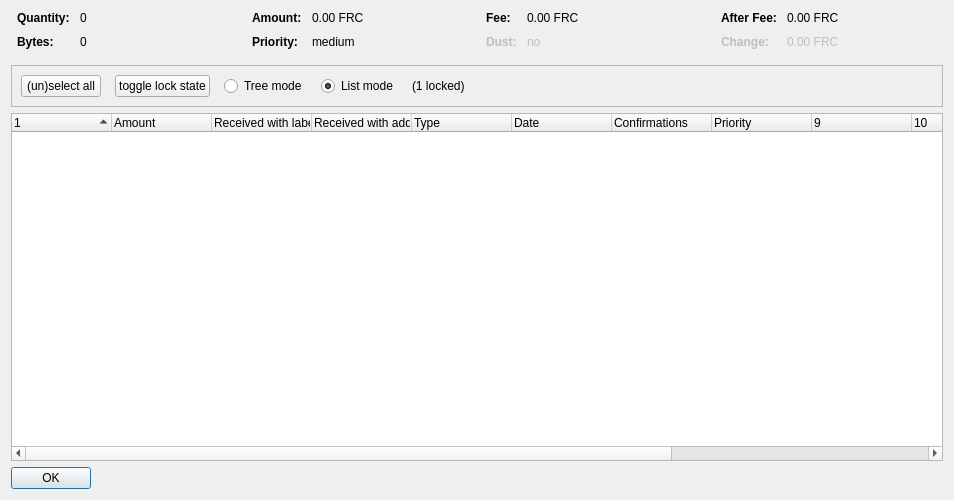
<?xml version="1.0" encoding="UTF-8"?>
<ui version="4.0">
 <class>CoinControlDialog</class>
 <widget class="QDialog" name="CoinControlDialog">
  <property name="geometry">
   <rect>
    <x>0</x>
    <y>0</y>
    <width>954</width>
    <height>500</height>
   </rect>
  </property>
  <property name="windowTitle">
   <string>Coin Selection</string>
  </property>
  <layout class="QVBoxLayout" name="verticalLayout">
   <item>
    <layout class="QHBoxLayout" name="horizontalLayoutTop" stretch="0,0,0,0">
     <property name="topMargin">
      <number>0</number>
     </property>
     <property name="bottomMargin">
      <number>10</number>
     </property>
     <item>
      <layout class="QFormLayout" name="formLayoutCoinControl1">
       <property name="horizontalSpacing">
        <number>10</number>
       </property>
       <property name="verticalSpacing">
        <number>10</number>
       </property>
       <property name="leftMargin">
        <number>6</number>
       </property>
       <property name="rightMargin">
        <number>6</number>
       </property>
       <item row="0" column="0">
        <widget class="QLabel" name="labelCoinControlQuantityText">
         <property name="font">
          <font>
           <weight>75</weight>
           <bold>true</bold>
          </font>
         </property>
         <property name="text">
          <string>Quantity:</string>
         </property>
        </widget>
       </item>
       <item row="0" column="1">
        <widget class="QLabel" name="labelCoinControlQuantity">
         <property name="cursor">
          <cursorShape>IBeamCursor</cursorShape>
         </property>
         <property name="contextMenuPolicy">
          <enum>Qt::ActionsContextMenu</enum>
         </property>
         <property name="text">
          <string notr="true">0</string>
         </property>
         <property name="textInteractionFlags">
          <set>Qt::LinksAccessibleByMouse|Qt::TextSelectableByKeyboard|Qt::TextSelectableByMouse</set>
         </property>
        </widget>
       </item>
       <item row="1" column="0">
        <widget class="QLabel" name="labelCoinControlBytesText">
         <property name="font">
          <font>
           <weight>75</weight>
           <bold>true</bold>
          </font>
         </property>
         <property name="text">
          <string>Bytes:</string>
         </property>
        </widget>
       </item>
       <item row="1" column="1">
        <widget class="QLabel" name="labelCoinControlBytes">
         <property name="cursor">
          <cursorShape>IBeamCursor</cursorShape>
         </property>
         <property name="contextMenuPolicy">
          <enum>Qt::ActionsContextMenu</enum>
         </property>
         <property name="text">
          <string notr="true">0</string>
         </property>
         <property name="textInteractionFlags">
          <set>Qt::LinksAccessibleByMouse|Qt::TextSelectableByKeyboard|Qt::TextSelectableByMouse</set>
         </property>
        </widget>
       </item>
      </layout>
     </item>
     <item>
      <layout class="QFormLayout" name="formLayoutCoinControl2">
       <property name="horizontalSpacing">
        <number>10</number>
       </property>
       <property name="verticalSpacing">
        <number>10</number>
       </property>
       <property name="leftMargin">
        <number>6</number>
       </property>
       <property name="rightMargin">
        <number>6</number>
       </property>
       <item row="0" column="0">
        <widget class="QLabel" name="labelCoinControlAmountText">
         <property name="font">
          <font>
           <weight>75</weight>
           <bold>true</bold>
          </font>
         </property>
         <property name="text">
          <string>Amount:</string>
         </property>
        </widget>
       </item>
       <item row="0" column="1">
        <widget class="QLabel" name="labelCoinControlAmount">
         <property name="cursor">
          <cursorShape>IBeamCursor</cursorShape>
         </property>
         <property name="contextMenuPolicy">
          <enum>Qt::ActionsContextMenu</enum>
         </property>
         <property name="text">
          <string notr="true">0.00 FRC</string>
         </property>
         <property name="textInteractionFlags">
          <set>Qt::LinksAccessibleByMouse|Qt::TextSelectableByKeyboard|Qt::TextSelectableByMouse</set>
         </property>
        </widget>
       </item>
       <item row="1" column="0">
        <widget class="QLabel" name="labelCoinControlPriorityText">
         <property name="font">
          <font>
           <weight>75</weight>
           <bold>true</bold>
          </font>
         </property>
         <property name="text">
          <string>Priority:</string>
         </property>
        </widget>
       </item>
       <item row="1" column="1">
        <widget class="QLabel" name="labelCoinControlPriority">
         <property name="cursor">
          <cursorShape>IBeamCursor</cursorShape>
         </property>
         <property name="contextMenuPolicy">
          <enum>Qt::ActionsContextMenu</enum>
         </property>
         <property name="text">
          <string>medium</string>
         </property>
         <property name="textInteractionFlags">
          <set>Qt::LinksAccessibleByMouse|Qt::TextSelectableByKeyboard|Qt::TextSelectableByMouse</set>
         </property>
        </widget>
       </item>
      </layout>
     </item>
     <item>
      <layout class="QFormLayout" name="formLayoutCoinControl3">
       <property name="horizontalSpacing">
        <number>10</number>
       </property>
       <property name="verticalSpacing">
        <number>10</number>
       </property>
       <property name="leftMargin">
        <number>6</number>
       </property>
       <property name="rightMargin">
        <number>6</number>
       </property>
       <item row="0" column="0">
        <widget class="QLabel" name="labelCoinControlFeeText">
         <property name="font">
          <font>
           <weight>75</weight>
           <bold>true</bold>
          </font>
         </property>
         <property name="text">
          <string>Fee:</string>
         </property>
        </widget>
       </item>
       <item row="0" column="1">
        <widget class="QLabel" name="labelCoinControlFee">
         <property name="cursor">
          <cursorShape>IBeamCursor</cursorShape>
         </property>
         <property name="contextMenuPolicy">
          <enum>Qt::ActionsContextMenu</enum>
         </property>
         <property name="text">
          <string notr="true">0.00 FRC</string>
         </property>
         <property name="textInteractionFlags">
          <set>Qt::LinksAccessibleByMouse|Qt::TextSelectableByKeyboard|Qt::TextSelectableByMouse</set>
         </property>
        </widget>
       </item>
       <item row="1" column="0">
        <widget class="QLabel" name="labelCoinControlLowOutputText">
         <property name="enabled">
          <bool>false</bool>
         </property>
         <property name="font">
          <font>
           <weight>75</weight>
           <bold>true</bold>
          </font>
         </property>
         <property name="text">
          <string>Dust:</string>
         </property>
        </widget>
       </item>
       <item row="1" column="1">
        <widget class="QLabel" name="labelCoinControlLowOutput">
         <property name="enabled">
          <bool>false</bool>
         </property>
         <property name="cursor">
          <cursorShape>IBeamCursor</cursorShape>
         </property>
         <property name="contextMenuPolicy">
          <enum>Qt::ActionsContextMenu</enum>
         </property>
         <property name="text">
          <string>no</string>
         </property>
         <property name="textInteractionFlags">
          <set>Qt::LinksAccessibleByMouse|Qt::TextSelectableByKeyboard|Qt::TextSelectableByMouse</set>
         </property>
        </widget>
       </item>
      </layout>
     </item>
     <item>
      <layout class="QFormLayout" name="formLayoutCoinControl4">
       <property name="horizontalSpacing">
        <number>10</number>
       </property>
       <property name="verticalSpacing">
        <number>10</number>
       </property>
       <property name="leftMargin">
        <number>6</number>
       </property>
       <property name="rightMargin">
        <number>6</number>
       </property>
       <item row="0" column="0">
        <widget class="QLabel" name="labelCoinControlAfterFeeText">
         <property name="font">
          <font>
           <weight>75</weight>
           <bold>true</bold>
          </font>
         </property>
         <property name="text">
          <string>After Fee:</string>
         </property>
        </widget>
       </item>
       <item row="0" column="1">
        <widget class="QLabel" name="labelCoinControlAfterFee">
         <property name="cursor">
          <cursorShape>IBeamCursor</cursorShape>
         </property>
         <property name="contextMenuPolicy">
          <enum>Qt::ActionsContextMenu</enum>
         </property>
         <property name="text">
          <string notr="true">0.00 FRC</string>
         </property>
         <property name="textInteractionFlags">
          <set>Qt::LinksAccessibleByMouse|Qt::TextSelectableByKeyboard|Qt::TextSelectableByMouse</set>
         </property>
        </widget>
       </item>
       <item row="1" column="0">
        <widget class="QLabel" name="labelCoinControlChangeText">
         <property name="enabled">
          <bool>false</bool>
         </property>
         <property name="font">
          <font>
           <weight>75</weight>
           <bold>true</bold>
          </font>
         </property>
         <property name="text">
          <string>Change:</string>
         </property>
        </widget>
       </item>
       <item row="1" column="1">
        <widget class="QLabel" name="labelCoinControlChange">
         <property name="enabled">
          <bool>false</bool>
         </property>
         <property name="cursor">
          <cursorShape>IBeamCursor</cursorShape>
         </property>
         <property name="contextMenuPolicy">
          <enum>Qt::ActionsContextMenu</enum>
         </property>
         <property name="text">
          <string notr="true">0.00 FRC</string>
         </property>
         <property name="textInteractionFlags">
          <set>Qt::LinksAccessibleByMouse|Qt::TextSelectableByKeyboard|Qt::TextSelectableByMouse</set>
         </property>
        </widget>
       </item>
      </layout>
     </item>
    </layout>
   </item>
   <item>
    <widget class="QFrame" name="frame">
     <property name="minimumSize">
      <size>
       <width>0</width>
       <height>40</height>
      </size>
     </property>
     <property name="frameShape">
      <enum>QFrame::StyledPanel</enum>
     </property>
     <property name="frameShadow">
      <enum>QFrame::Sunken</enum>
     </property>
     <layout class="QHBoxLayout" name="horizontalLayout">
      <item>
       <layout class="QHBoxLayout" name="horizontalLayoutPanel" stretch="0,0,0,0,0,0">
        <property name="spacing">
         <number>14</number>
        </property>
        <item>
         <widget class="QPushButton" name="pushButtonSelectAll">
          <property name="sizePolicy">
           <sizepolicy hsizetype="Maximum" vsizetype="Fixed">
            <horstretch>0</horstretch>
            <verstretch>0</verstretch>
           </sizepolicy>
          </property>
          <property name="text">
           <string>(un)select all</string>
          </property>
          <property name="autoDefault">
           <bool>false</bool>
          </property>
         </widget>
        </item>
        <item>
         <widget class="QPushButton" name="pushButtonToggleLock">
          <property name="sizePolicy">
           <sizepolicy hsizetype="Maximum" vsizetype="Fixed">
            <horstretch>0</horstretch>
            <verstretch>0</verstretch>
           </sizepolicy>
          </property>
          <property name="text">
           <string>toggle lock state</string>
          </property>
          <property name="autoDefault">
           <bool>false</bool>
          </property>
         </widget>
        </item>
        <item>
         <widget class="QRadioButton" name="radioTreeMode">
          <property name="sizePolicy">
           <sizepolicy hsizetype="Maximum" vsizetype="Fixed">
            <horstretch>0</horstretch>
            <verstretch>0</verstretch>
           </sizepolicy>
          </property>
          <property name="text">
           <string>Tree mode</string>
          </property>
         </widget>
        </item>
        <item>
         <widget class="QRadioButton" name="radioListMode">
          <property name="sizePolicy">
           <sizepolicy hsizetype="Maximum" vsizetype="Fixed">
            <horstretch>0</horstretch>
            <verstretch>0</verstretch>
           </sizepolicy>
          </property>
          <property name="text">
           <string>List mode</string>
          </property>
          <property name="checked">
           <bool>true</bool>
          </property>
         </widget>
        </item>
        <item>
         <widget class="QLabel" name="labelLocked">
          <property name="text">
           <string>(1 locked)</string>
          </property>
         </widget>
        </item>
        <item>
         <spacer name="horizontalSpacer">
          <property name="orientation">
           <enum>Qt::Horizontal</enum>
          </property>
          <property name="sizeHint" stdset="0">
           <size>
            <width>40</width>
            <height>20</height>
           </size>
          </property>
         </spacer>
        </item>
       </layout>
      </item>
     </layout>
    </widget>
   </item>
   <item>
    <widget class="CoinControlTreeWidget" name="treeWidget">
     <property name="contextMenuPolicy">
      <enum>Qt::CustomContextMenu</enum>
     </property>
     <property name="sortingEnabled">
      <bool>false</bool>
     </property>
     <property name="columnCount">
      <number>13</number>
     </property>
     <attribute name="headerShowSortIndicator" stdset="0">
      <bool>true</bool>
     </attribute>
     <attribute name="headerStretchLastSection">
      <bool>false</bool>
     </attribute>
     <column>
      <property name="text">
       <string/>
      </property>
     </column>
     <column>
      <property name="text">
       <string>Amount</string>
      </property>
     </column>
     <column>
      <property name="text">
       <string>Received with label</string>
      </property>
     </column>
     <column>
      <property name="text">
       <string>Received with address</string>
      </property>
     </column>
     <column>
      <property name="text">
       <string>Type</string>
      </property>
     </column>
     <column>
      <property name="text">
       <string>Date</string>
      </property>
     </column>
     <column>
      <property name="text">
       <string>Confirmations</string>
      </property>
      <property name="toolTip">
       <string>Confirmed</string>
      </property>
     </column>
     <column>
      <property name="text">
       <string>Priority</string>
      </property>
     </column>
     <column>
      <property name="text">
       <string/>
      </property>
     </column>
     <column>
      <property name="text">
       <string/>
      </property>
     </column>
     <column>
      <property name="text">
       <string/>
      </property>
     </column>
     <column>
      <property name="text">
       <string/>
      </property>
     </column>
     <column>
      <property name="text">
       <string/>
      </property>
     </column>
    </widget>
   </item>
   <item>
    <widget class="QDialogButtonBox" name="buttonBox">
     <property name="sizePolicy">
      <sizepolicy hsizetype="Maximum" vsizetype="Fixed">
       <horstretch>0</horstretch>
       <verstretch>0</verstretch>
      </sizepolicy>
     </property>
     <property name="orientation">
      <enum>Qt::Horizontal</enum>
     </property>
     <property name="standardButtons">
      <set>QDialogButtonBox::Ok</set>
     </property>
    </widget>
   </item>
  </layout>
 </widget>
 <customwidgets>
  <customwidget>
   <class>CoinControlTreeWidget</class>
   <extends>QTreeWidget</extends>
   <header>coincontroltreewidget.h</header>
  </customwidget>
 </customwidgets>
 <resources/>
 <connections/>
</ui>
